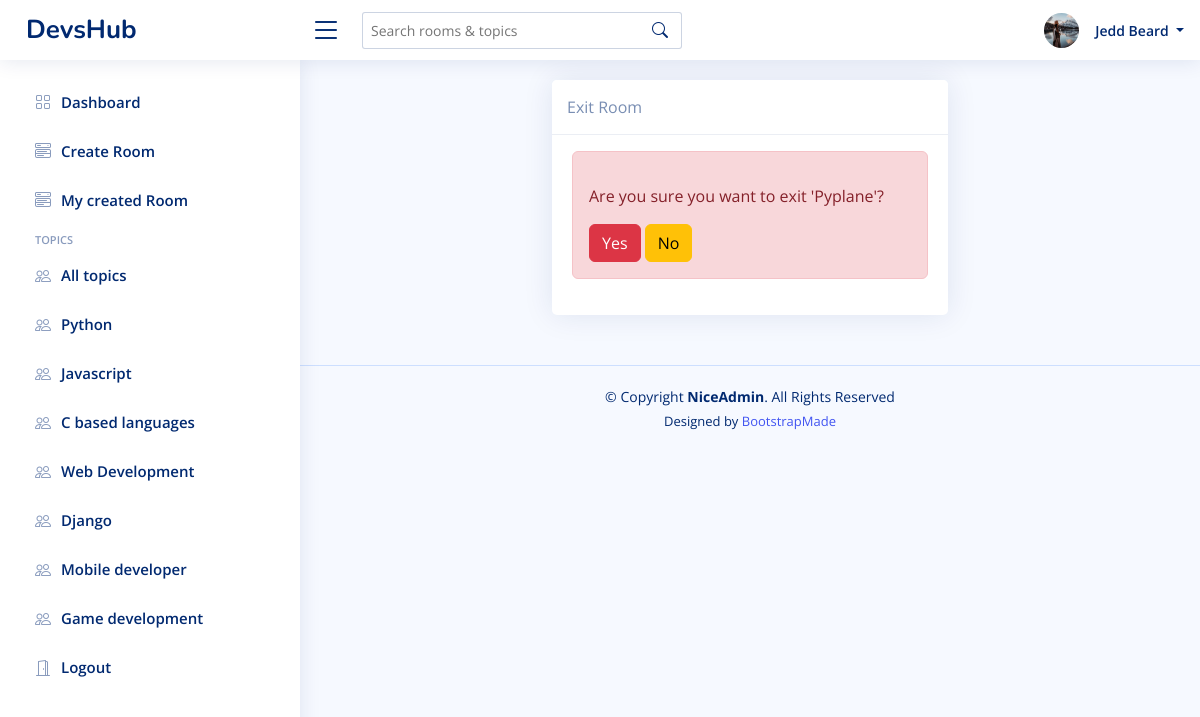
Page /room/1/exit/ (signed in) on the committed database.
### base/models.py (models this page shows, shortened)
class Profile(models.Model):
    user = models.OneToOneField(User, on_delete=models.CASCADE)
    full_name = models.CharField(max_length=200, blank=True)
    profile_pic = models.ImageField(default="avatar.png", upload_to='profiles/', blank=True)
    bio =  models.TextField(blank=True)
    job = models.CharField(max_length=150, blank=True)
    company = models.CharField(max_length=200, blank=True)
    created = models.DateTimeField(auto_now_add=True)
    updated = models.DateTimeField(auto_now=True)

class Topic(models.Model):
    name = models.CharField(max_length=100)

class Room(models.Model):
    host = models.ForeignKey(User, on_delete=models.CASCADE, blank=True)
    topic = models.ForeignKey(Topic, on_delete=models.CASCADE)
    name = models.CharField(max_length=200)
    description = models.TextField()
    members = models.ManyToManyField(User, related_name="members", blank=True)
    created = models.DateTimeField(auto_now_add=True)
    updated = models.DateTimeField(auto_now=True)
    objects = RoomManager()
    class Meta:
        ordering = ["-updated", "-created"]

### base/views.py (the view)
# urls.py: path('room/<str:pk>/exit/', exit_room, name="exit-room"),
def exit_room(request, pk):
    room = Room.objects.get(id=pk)
    topics = Topic.objects.all()
    if request.method == "POST":
        if request.user in room.members.all():
            room.members.remove(request.user)
            room.save()
            return redirect('room', pk=room.id)
    context = {
        'room':room,
        'topics':topics,
    }
    return render(request, 'base/exit_room.html', context)

### base/templates/base/exit_room.html (shortened to what this page needs)
{% extends 'main.html' %}
{% load static %}
{% load crispy_forms_tags %}
{% load custom_filters %}
{% block css_files %}
<link href="{% static 'vendor/bootstrap/css/bootstrap.min.css' %}" rel="stylesheet">
<link href="{% static 'vendor/bootstrap-icons/bootstrap-icons.css' %}" rel="stylesheet">
<link href="{% static 'css/style.css' %}" rel="stylesheet">
{% endblock css_files %}
{% block content %}
<main id="main" class="main">
<div class="container">
        <div class="row">
            <div class="col col-md-6 offset-md-3">
                <div class="card">
                    <div class="card-header">Exit Room</div>
                    <div class="card-body mt-3">
                        <div class="alert alert-danger">
                            <form method="POST">
                                <div class="my-3">
                                    Are you sure you want to exit '{{room.name}}'?
                                </div>
                                <input type="submit" value="Yes" class="btn btn-danger">
                                <a href="{% url 'room' room.id %}" class="btn btn-warning">No</a>
                            </form>
                        </div>
                    </div>
                </div>
            </div>
        </div>
    </div>
</main>
{% endblock content %}

### templates/navbar.html (shortened to what this page needs)
  <header id="header" class="header fixed-top d-flex align-items-center">
    <div class="d-flex align-items-center justify-content-between">
      <a href="{% url 'home' %}" class="logo d-flex align-items-center">
        <span class="d-none d-lg-block">DevsHub</span>
      </a>
      <i class="bi bi-list toggle-sidebar-btn"></i>
    </div>
    <div class="search-bar">
      <form class="search-form d-flex align-items-center" method="GET" action="{% url 'home' %}">
        <input type="text" name="q" placeholder="Search rooms & topics" title="Enter search keyword">
        <button type="submit" title="Search"><i class="bi bi-search"></i></button>
      </form>
    </div>
    <nav class="header-nav ms-auto">
      <ul class="d-flex align-items-center">
        {% if user.is_authenticated %}
        <li class="nav-item dropdown pe-3">
          <a class="nav-link nav-profile d-flex align-items-center pe-0" href="#" data-bs-toggle="dropdown">
            <img src="{{request.user.profile.profile_pic.url}}" style="height: 35px; width:35px;" alt="Profile" class="rounded-circle me-2">
            <span class="d-none d-md-block dropdown-toggle ps-2">
              {% if request.user.profile.full_name %}
                {{request.user.profile.full_name}}
              {% else %}
                {{request.user}}
               {% endif %}
            </span>
          </a>
        </li>
        {% else %}
        <a href="{% url 'login' %}" class="btn btn-primary me-3">Login</a>
        {% endif %}
      </ul>
    </nav>
  </header>

### templates/aside.html
  <aside id="sidebar" class="sidebar">
    <ul class="sidebar-nav" id="sidebar-nav">
      <li class="nav-item">
        <a class="nav-link collapsed" href="{% url 'home' %}">
          <i class="bi bi-grid"></i>
          <span>Dashboard</span>
        </a>
      </li>
      <li class="nav-item">
        <a class="nav-link collapsed" data-bs-target="#components-nav" href="{% url 'create-room' %}">
          <i class="bi bi-menu-button-wide"></i><span>Create Room</span>
        </a>
      </li>
      <li class="nav-item">
        <a class="nav-link collapsed" data-bs-target="#components-nav" href="{% url 'created-rooms' %}">
          <i class="bi bi-menu-button-wide"></i><span>My created Room</span>
        </a>
      </li>
      <li class="nav-heading">Topics</li>
      <li class="nav-item">
        <a class="nav-link collapsed" href="{% url 'home' %}">
        <i class="bi bi-people"></i>
        <span>All topics</span>
        </a>
    </li>
      {% for topic in topics %}
        <li class="nav-item">
            <a class="nav-link collapsed" href="{% url 'home' %}?q={{topic.name}}">
            <i class="bi bi-people"></i>
            <span>{{topic.name}}</span>
            </a>
        </li>
      {% endfor %}
      {% if user.is_authenticated %}
      <li class="nav-item">
        <a class="nav-link collapsed" href="{% url 'logout' %}">
        <i class="bi bi-door-open"></i>
        <span>Logout</span>
        </a>
      </li>
      {% endif %}
    </ul>
  </aside>

### static/css/style.css (style rules this page uses)
:root { scroll-behavior: smooth; }
body { font-family: "Open Sans", sans-serif; background: #f6f9ff; color: #444444; }
a { color: #4154f1; text-decoration: none; }
#main { margin-top: 60px; padding: 20px 30px; transition: all 0.3s; }
.card { margin-bottom: 30px; border: none; border-radius: 5px; box-shadow: 0px 0 30px rgba(1, 41, 112, 0.1); }
.card-header, .card-footer { border-color: #ebeef4; background-color: #fff; color: #798eb3; padding: 15px; }
.card-body { padding: 0 20px 20px 20px; }
.logo { line-height: 1; }
@media (min-width: 1200px) { .logo { width: 280px; } }
.logo span { font-size: 26px; font-weight: 700; color: #012970; font-family: "Nunito", sans-serif; }
.header { transition: all 0.5s; z-index: 997; height: 60px; box-shadow: 0px 2px 20px rgba(1, 41, 112, 0.1); background-color: #fff; padding-left: 20px; }
.header .toggle-sidebar-btn { font-size: 32px; padding-left: 10px; cursor: pointer; color: #012970; }
.header .search-bar { min-width: 360px; padding: 0 20px; }
.header .search-form { width: 100%; }
.header .search-form input { border: 0; font-size: 14px; color: #012970; border: 1px solid rgba(1, 41, 112, 0.2); padding: 7px 38px 7px 8px; border-radius: 3px; transition: 0.3s; width: 100%; }
.header .search-form button { border: 0; padding: 0; margin-left: -30px; background: none; }
.header .search-form button i { color: #012970; }
.header-nav ul { list-style: none; }
.header-nav>ul { margin: 0; padding: 0; }
.header-nav .nav-profile { color: #012970; }
.header-nav .nav-profile img { max-height: 36px; }
.header-nav .nav-profile span { font-size: 14px; font-weight: 600; }
.sidebar { position: fixed; top: 60px; left: 0; bottom: 0; width: 300px; z-index: 996; transition: all 0.3s; padding: 20px; overflow-y: auto; scrollbar-width: thin; scrollbar-color: #aab7cf transparent; box-shadow: 0px 0px 20px rgba(1, 41, 112, 0.1); background-color: #fff; }
@media (min-width: 1200px) { #main, #footer { margin-left: 300px; } }
.sidebar-nav { padding: 0; margin: 0; list-style: none; }
.sidebar-nav li { padding: 0; margin: 0; list-style: none; }
.sidebar-nav .nav-item { margin-bottom: 5px; }
.sidebar-nav .nav-heading { font-size: 11px; text-transform: uppercase; color: #899bbd; font-weight: 600; margin: 10px 0 5px 15px; }
.sidebar-nav .nav-link { display: flex; align-items: center; font-size: 15px; font-weight: 600; color: #4154f1; transition: 0.3; background: #f6f9ff; padding: 10px 15px; border-radius: 4px; }
.sidebar-nav .nav-link i { font-size: 16px; margin-right: 10px; color: #4154f1; }
.sidebar-nav .nav-link.collapsed { color: #012970; background: #fff; }
.sidebar-nav .nav-link.collapsed i { color: #899bbd; }

### rows in the picture
Topic: name "Python"
Topic: name "Javascript"
Topic: name "C based languages"
Topic: name "Web Development"
Topic: name "Django"
Topic: name "Mobile developer"
Topic: name "Game development"
Room: name "Pyplane"

### other values in the picture
{{ request.user.profile.full_name }} "Jedd Beard"
